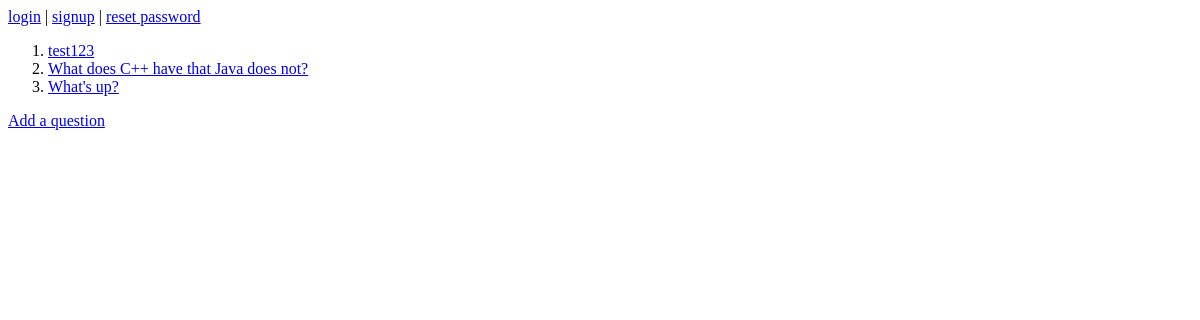
The app's page /posts/, older data.
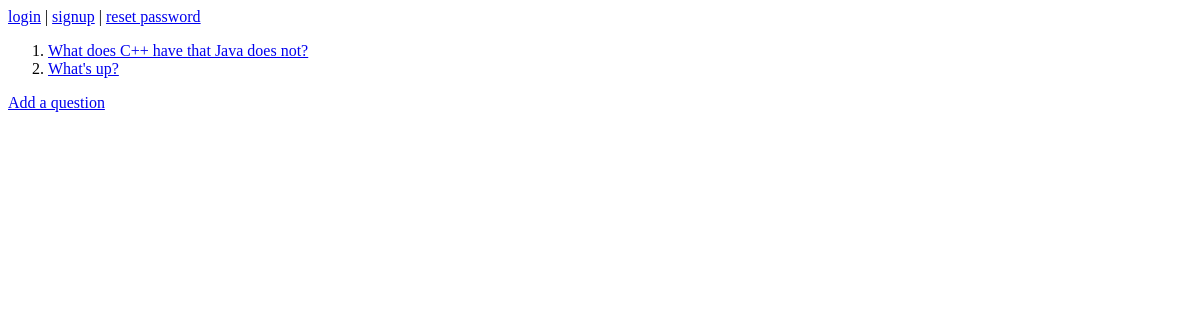
The same page, newer data.
### posts/models.py (models this page shows, shortened)
class Question(models.Model):
	author = models.ForeignKey(get_user_model(), on_delete=models.CASCADE, null=True)
	question_text = models.CharField(max_length=250)
	detail_text = models.CharField(max_length=1000)
	pub_date = models.DateTimeField('date published')

### posts/views.py (the view)
# urls.py: path('', views.index, name='index'),
def index(request):
	question_list = Question.objects.order_by('-pub_date')
	context = {'question_list': question_list}
	return render(request, 'posts/index.html', context)

### posts/templates/posts/index.html (shortened to what this page needs)
{% extends 'base.html' %}
{% block content %}
{% if question_list %}
	<ol>
		{% for question in question_list %}
			<li><a href="{% url 'posts:detail' question.id %}">{{ question.question_text }}</a></li>
		{% endfor %}
	</ol>
{% else %}
	<p>No questions are available</p>
{% endif %}
<a href="{% url 'posts:add_question' %}">Add a question</a>
{% endblock %}

### templates/base.html (shortened to what this page needs)
<!DOCTYPE html>
<html>
<head>
</head>
<body>
	<main>
		<div>
			{% if user.is_authenticated %}
				Hi {{ user.username }}!
				<p><a href="{% url 'logout' %}">logout</a></p>
				<p><a href="{% url 'password_change' %}">change password</a></p>
			{% else %}
				<a href="{% url 'login' %}">login</a> |
				<a href="{% url 'signup' %}"> signup</a> |
				<a href="{% url 'password_reset' %}"> reset password</a>
			{% endif %}
		</div>
		{% block content %}
		{% endblock %}
	</main>
</body>
</html>

Row changes from the older to the newer data that the page shows:
removed Question: question_text "test123"
